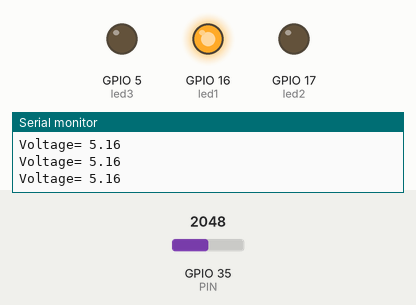
Recording of a sketch running on a simulated ESP32. On the bench: output pins drawn as LEDs (lit = HIGH), the last lines printed to the serial monitor. The test bench sets the inputs (shaded band); at power-on: GPIO 35 (PIN) = 2048.

Above: at 1.3 s.
1.4 s: GPIO 35 (PIN) set to 1934
At 3.2 s:
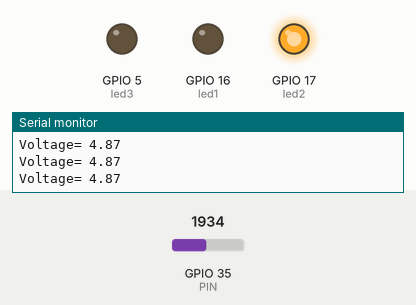
3.5 s: GPIO 35 (PIN) set to 856
5.2 s: GPIO 35 (PIN) set to 768
At 6.3 s:
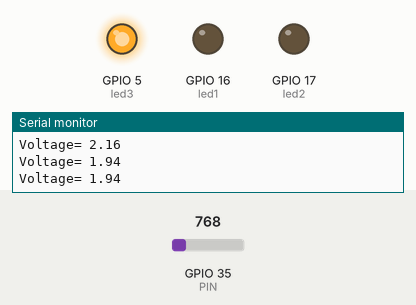
7.5 s: GPIO 35 (PIN) set to 1228
At 9.1 s:
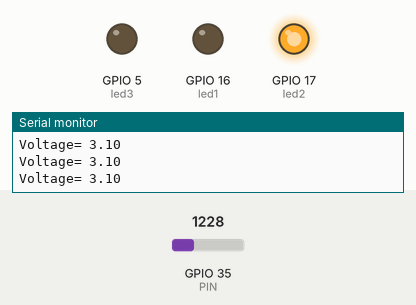
9.5 s: GPIO 35 (PIN) set to 491
At 10.6 s:
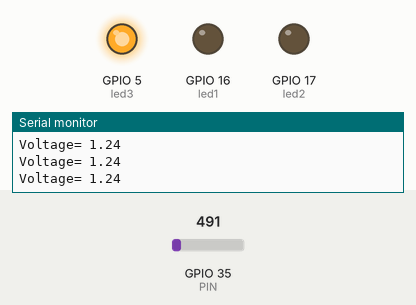
Timing chart, 0 to 12.5 s (numbered marks = the images above; inputs shaded):
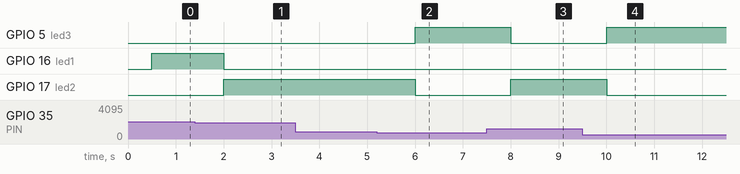

Measured:
- the behaviour switches between 1984 and 1983 on GPIO 35 (PIN) (found by bisection; images 0 and 1)
- the behaviour switches between 794 and 793 on GPIO 35 (PIN) (found by bisection; images 1 and 2)
- after the input at 1.4 s, GPIO 16 (led1): HIGH → LOW after 0.60 s; GPIO 17 (led2): LOW → HIGH after 0.60 s
- after the input at 5.2 s, GPIO 5 (led3): LOW → HIGH after 0.80 s; GPIO 17 (led2): HIGH → LOW after 0.80 s
- after the input at 7.5 s, GPIO 5 (led3): HIGH → LOW after 0.50 s; GPIO 17 (led2): LOW → HIGH after 0.50 s
- after the input at 9.5 s, GPIO 5 (led3): LOW → HIGH after 0.50 s; GPIO 17 (led2): HIGH → LOW after 0.50 s

The sketch:

esp32_VoltageSensor.ino
```cpp
int value = 0;
float R1 = 10000;
float R2 = 4700;
float voltage;
int PIN = 35;
int led1 = 16;
int led2 = 17;
int led3 = 5;
void setup(){
  pinMode(PIN, INPUT);
  pinMode(led1, OUTPUT);
  pinMode(led2, OUTPUT);
  pinMode(led3, OUTPUT);
  Serial.begin(9600);
}

void loop(){
  value = analogRead(PIN);
  voltage = value * (3.3/4095) * ((R1 + R2)/R2);
  Serial.print("Voltage= ");
  Serial.println(voltage);
  delay(500);
  if(voltage>5){
    digitalWrite(led1, HIGH);
    digitalWrite(led2, LOW);
    digitalWrite(led3, LOW);}
  if((voltage<5)&&(voltage>2)){
    digitalWrite(led2, HIGH);
    digitalWrite(led1, LOW);
    digitalWrite(led3, LOW);}
  if(voltage<2){
    digitalWrite(led3, HIGH);
    digitalWrite(led2, LOW);
    digitalWrite(led1, LOW);
    }
}
```
